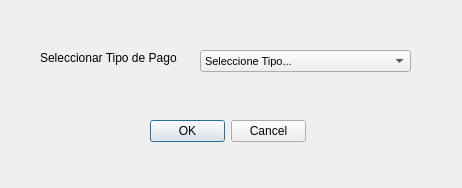
<?xml version="1.0" encoding="UTF-8"?>
<ui version="4.0">
 <class>ventanaTipoPago</class>
 <widget class="QDialog" name="ventanaTipoPago">
  <property name="geometry">
   <rect>
    <x>0</x>
    <y>0</y>
    <width>462</width>
    <height>188</height>
   </rect>
  </property>
  <property name="windowTitle">
   <string>Dialog</string>
  </property>
  <widget class="QDialogButtonBox" name="buttonBox">
   <property name="geometry">
    <rect>
     <x>150</x>
     <y>120</y>
     <width>156</width>
     <height>23</height>
    </rect>
   </property>
   <property name="standardButtons">
    <set>QDialogButtonBox::Cancel|QDialogButtonBox::Ok</set>
   </property>
  </widget>
  <widget class="QLabel" name="label">
   <property name="geometry">
    <rect>
     <x>40</x>
     <y>50</y>
     <width>137</width>
     <height>15</height>
    </rect>
   </property>
   <property name="font">
    <font>
     <pointsize>9</pointsize>
    </font>
   </property>
   <property name="text">
    <string>Seleccionar Tipo de Pago:</string>
   </property>
  </widget>
  <widget class="QComboBox" name="comboBox">
   <property name="geometry">
    <rect>
     <x>200</x>
     <y>50</y>
     <width>211</width>
     <height>22</height>
    </rect>
   </property>
   <property name="font">
    <font>
     <pointsize>8</pointsize>
    </font>
   </property>
   <item>
    <property name="text">
     <string>Seleccione Tipo...</string>
    </property>
   </item>
   <item>
    <property name="text">
     <string>Con Tarjeta</string>
    </property>
   </item>
   <item>
    <property name="text">
     <string>En Efectivo</string>
    </property>
   </item>
   <item>
    <property name="text">
     <string>Cheques</string>
    </property>
   </item>
  </widget>
 </widget>
 <resources/>
 <connections/>
</ui>
